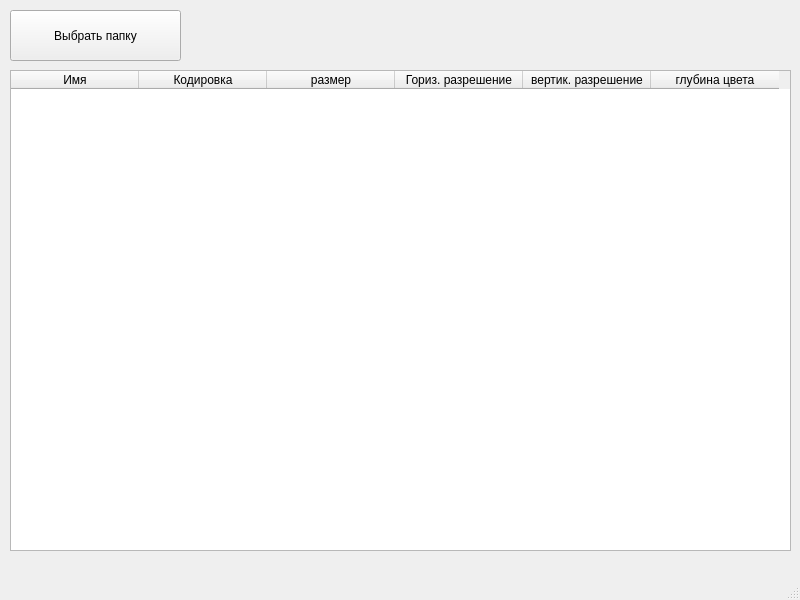
<?xml version="1.0" encoding="UTF-8"?>
<ui version="4.0">
 <class>MainWindow</class>
 <widget class="QMainWindow" name="MainWindow">
  <property name="geometry">
   <rect>
    <x>0</x>
    <y>0</y>
    <width>800</width>
    <height>600</height>
   </rect>
  </property>
  <property name="minimumSize">
   <size>
    <width>800</width>
    <height>600</height>
   </size>
  </property>
  <property name="maximumSize">
   <size>
    <width>800</width>
    <height>600</height>
   </size>
  </property>
  <property name="windowTitle">
   <string>MainWindow</string>
  </property>
  <widget class="QWidget" name="centralwidget">
   <widget class="QPushButton" name="pushButton">
    <property name="geometry">
     <rect>
      <x>10</x>
      <y>10</y>
      <width>171</width>
      <height>51</height>
     </rect>
    </property>
    <property name="text">
     <string>Выбрать папку</string>
    </property>
   </widget>
   <widget class="QTableWidget" name="table">
    <property name="enabled">
     <bool>true</bool>
    </property>
    <property name="geometry">
     <rect>
      <x>10</x>
      <y>70</y>
      <width>781</width>
      <height>481</height>
     </rect>
    </property>
    <property name="editTriggers">
     <set>QAbstractItemView::NoEditTriggers</set>
    </property>
    <property name="columnCount">
     <number>6</number>
    </property>
    <attribute name="horizontalHeaderMinimumSectionSize">
     <number>50</number>
    </attribute>
    <attribute name="horizontalHeaderDefaultSectionSize">
     <number>128</number>
    </attribute>
    <column>
     <property name="text">
      <string>Имя</string>
     </property>
    </column>
    <column>
     <property name="text">
      <string>Кодировка</string>
     </property>
    </column>
    <column>
     <property name="text">
      <string>размер</string>
     </property>
    </column>
    <column>
     <property name="text">
      <string>Гориз. разрешение</string>
     </property>
    </column>
    <column>
     <property name="text">
      <string>вертик. разрешение</string>
     </property>
    </column>
    <column>
     <property name="text">
      <string>глубина цвета</string>
     </property>
    </column>
   </widget>
  </widget>
  <widget class="QMenuBar" name="menubar">
   <property name="geometry">
    <rect>
     <x>0</x>
     <y>0</y>
     <width>800</width>
     <height>21</height>
    </rect>
   </property>
  </widget>
  <widget class="QStatusBar" name="statusbar"/>
 </widget>
 <resources/>
 <connections/>
</ui>
